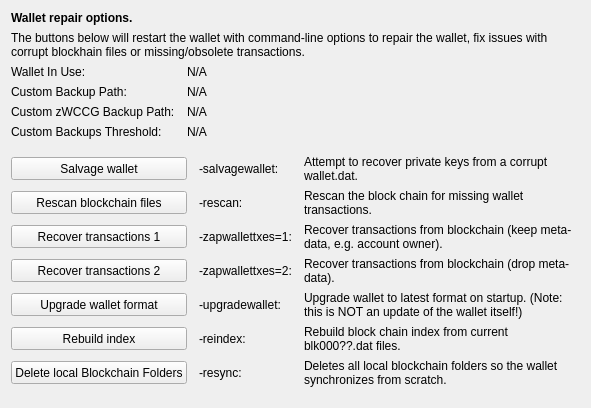
     <widget class="QWidget" name="tab_repair">
      <attribute name="title">
       <string>&amp;Wallet Repair</string>
      </attribute>
      <layout class="QGridLayout" name="gridLayout_4" columnstretch="0,0,0,0">
       <property name="horizontalSpacing">
        <number>12</number>
       </property>
       <item row="0" column="0" colspan="4">
        <widget class="QLabel" name="label_repair_header">
         <property name="font">
          <font>
           <weight>75</weight>
           <bold>true</bold>
          </font>
         </property>
         <property name="text">
          <string>Wallet repair options.</string>
         </property>
        </widget>
       </item>
       <item row="1" column="0" colspan="4">
        <widget class="QLabel" name="label_repair_helptext">
         <property name="font">
          <font>
           <weight>50</weight>
           <bold>false</bold>
          </font>
         </property>
         <property name="text">
          <string>The buttons below will restart the wallet with command-line options to repair the wallet, fix issues with corrupt blockhain files or missing/obsolete transactions.</string>
         </property>
         <property name="wordWrap">
          <bool>true</bool>
         </property>
        </widget>
       </item>
       <item row="2" column="0">
        <widget class="QLabel" name="wallet_path_label">
         <property name="text">
          <string>Wallet In Use:</string>
         </property>
        </widget>
       </item>
       <item row="2" column="1" colspan="3">
        <widget class="QLabel" name="wallet_path">
         <property name="cursor">
          <cursorShape>IBeamCursor</cursorShape>
         </property>
         <property name="text">
          <string>N/A</string>
         </property>
         <property name="textFormat">
          <enum>Qt::PlainText</enum>
         </property>
         <property name="textInteractionFlags">
          <set>Qt::LinksAccessibleByMouse|Qt::TextSelectableByKeyboard|Qt::TextSelectableByMouse</set>
         </property>
        </widget>
       </item>
       <item row="3" column="0">
        <widget class="QLabel" name="wallet_custombackuppath_label">
         <property name="visible">
          <bool>false</bool>
         </property>
         <property name="text">
          <string>Custom Backup Path:</string>
         </property>
        </widget>
       </item>
       <item row="3" column="1" colspan="3">
        <widget class="QLabel" name="wallet_custombackuppath">
         <property name="cursor">
          <cursorShape>IBeamCursor</cursorShape>
         </property>
         <property name="visible">
          <bool>false</bool>
         </property>
         <property name="text">
          <string>N/A</string>
         </property>
         <property name="textFormat">
          <enum>Qt::PlainText</enum>
         </property>
         <property name="textInteractionFlags">
          <set>Qt::LinksAccessibleByMouse|Qt::TextSelectableByKeyboard|Qt::TextSelectableByMouse</set>
         </property>
        </widget>
       </item>
       <item row="4" column="0">
        <widget class="QLabel" name="wallet_customzwccgbackuppath_label">
         <property name="visible">
          <bool>false</bool>
         </property>
         <property name="text">
          <string>Custom zWCCG Backup Path:</string>
         </property>
        </widget>
       </item>
       <item row="4" column="1" colspan="3">
        <widget class="QLabel" name="wallet_customzwccgbackuppath">
         <property name="cursor">
          <cursorShape>IBeamCursor</cursorShape>
         </property>
         <property name="visible">
          <bool>false</bool>
         </property>
         <property name="text">
          <string>N/A</string>
         </property>
         <property name="textFormat">
          <enum>Qt::PlainText</enum>
         </property>
         <property name="textInteractionFlags">
          <set>Qt::LinksAccessibleByMouse|Qt::TextSelectableByKeyboard|Qt::TextSelectableByMouse</set>
         </property>
        </widget>
       </item>
       <item row="5" column="0">
        <widget class="QLabel" name="wallet_custombackupthreshold_label">
         <property name="visible">
          <bool>false</bool>
         </property>
         <property name="text">
          <string>Custom Backups Threshold:</string>
         </property>
        </widget>
       </item>
       <item row="5" column="1" colspan="3">
        <widget class="QLabel" name="wallet_custombackupthreshold">
         <property name="cursor">
          <cursorShape>IBeamCursor</cursorShape>
         </property>
         <property name="visible">
          <bool>false</bool>
         </property>
         <property name="text">
          <string>N/A</string>
         </property>
         <property name="textFormat">
          <enum>Qt::PlainText</enum>
         </property>
         <property name="textInteractionFlags">
          <set>Qt::LinksAccessibleByMouse|Qt::TextSelectableByKeyboard|Qt::TextSelectableByMouse</set>
         </property>
        </widget>
       </item>
       <item row="6" column="0">
        <spacer name="verticalSpacer_repair1">
         <property name="orientation">
          <enum>Qt::Vertical</enum>
         </property>
         <property name="sizeHint" stdset="0">
          <size>
           <width>10</width>
           <height>10</height>
          </size>
         </property>
        </spacer>
       </item>
       <item row="7" column="0" colspan="2">
        <widget class="QPushButton" name="btn_salvagewallet">
         <property name="minimumSize">
          <size>
           <width>100</width>
           <height>23</height>
          </size>
         </property>
         <property name="text">
          <string>Salvage wallet</string>
         </property>
        </widget>
       </item>
       <item row="7" column="2">
        <widget class="QLabel" name="label_repair_salvage_command">
         <property name="text">
          <string notr="true">-salvagewallet:</string>
         </property>
        </widget>
       </item>
       <item row="7" column="3">
        <widget class="QLabel" name="label_repair_salvage">
         <property name="text">
          <string>Attempt to recover private keys from a corrupt wallet.dat.</string>
         </property>
         <property name="wordWrap">
          <bool>true</bool>
         </property>
        </widget>
       </item>
       <item row="8" column="0" colspan="2">
        <widget class="QPushButton" name="btn_rescan">
         <property name="minimumSize">
          <size>
           <width>100</width>
           <height>23</height>
          </size>
         </property>
         <property name="text">
          <string>Rescan blockchain files</string>
         </property>
        </widget>
       </item>
       <item row="8" column="2">
        <widget class="QLabel" name="label_repair_rescan_command">
         <property name="text">
          <string notr="true">-rescan:</string>
         </property>
        </widget>
       </item>
       <item row="8" column="3">
        <widget class="QLabel" name="label_repair_rescan">
         <property name="text">
          <string>Rescan the block chain for missing wallet transactions.</string>
         </property>
         <property name="wordWrap">
          <bool>true</bool>
         </property>
        </widget>
       </item>
       <item row="9" column="0" colspan="2">
        <widget class="QPushButton" name="btn_zapwallettxes1">
         <property name="minimumSize">
          <size>
           <width>100</width>
           <height>23</height>
          </size>
         </property>
         <property name="text">
          <string>Recover transactions 1</string>
         </property>
        </widget>
       </item>
       <item row="9" column="2">
        <widget class="QLabel" name="label_repair_zap1_command">
         <property name="text">
          <string notr="true">-zapwallettxes=1:</string>
         </property>
        </widget>
       </item>
       <item row="9" column="3">
        <widget class="QLabel" name="label_repair_zap1">
         <property name="text">
          <string>Recover transactions from blockchain (keep meta-data, e.g. account owner).</string>
         </property>
         <property name="wordWrap">
          <bool>true</bool>
         </property>
        </widget>
       </item>
       <item row="10" column="0" colspan="2">
        <widget class="QPushButton" name="btn_zapwallettxes2">
         <property name="minimumSize">
          <size>
           <width>100</width>
           <height>23</height>
          </size>
         </property>
         <property name="text">
          <string>Recover transactions 2</string>
         </property>
        </widget>
       </item>
       <item row="10" column="2">
        <widget class="QLabel" name="label_repair_zap2_command">
         <property name="text">
          <string notr="true">-zapwallettxes=2:</string>
         </property>
        </widget>
       </item>
       <item row="10" column="3">
        <widget class="QLabel" name="label_repair_zap2">
         <property name="text">
          <string>Recover transactions from blockchain (drop meta-data).</string>
         </property>
         <property name="wordWrap">
          <bool>true</bool>
         </property>
        </widget>
       </item>
       <item row="11" column="0" colspan="2">
        <widget class="QPushButton" name="btn_upgradewallet">
         <property name="minimumSize">
          <size>
           <width>100</width>
           <height>23</height>
          </size>
         </property>
         <property name="text">
          <string>Upgrade wallet format</string>
         </property>
        </widget>
       </item>
       <item row="11" column="2">
        <widget class="QLabel" name="label_repair_upgrade_command">
         <property name="text">
          <string notr="true">-upgradewallet:</string>
         </property>
        </widget>
       </item>
       <item row="11" column="3">
        <widget class="QLabel" name="label_repair_upgrade">
         <property name="text">
          <string>Upgrade wallet to latest format on startup. (Note: this is NOT an update of the wallet itself!)</string>
         </property>
         <property name="wordWrap">
          <bool>true</bool>
         </property>
        </widget>
       </item>
       <item row="12" column="0" colspan="2">
        <widget class="QPushButton" name="btn_reindex">
         <property name="minimumSize">
          <size>
           <width>100</width>
           <height>23</height>
          </size>
         </property>
         <property name="text">
          <string>Rebuild index</string>
         </property>
        </widget>
       </item>
       <item row="12" column="2">
        <widget class="QLabel" name="label_repair_reindex_command">
         <property name="text">
          <string notr="true">-reindex:</string>
         </property>
        </widget>
       </item>
       <item row="12" column="3">
        <widget class="QLabel" name="label_repair_reindex">
         <property name="text">
          <string>Rebuild block chain index from current blk000??.dat files.</string>
         </property>
         <property name="wordWrap">
          <bool>true</bool>
         </property>
        </widget>
       </item>
       <item row="13" column="0" colspan="2">
        <widget class="QPushButton" name="btn_resync">
         <property name="minimumSize">
          <size>
           <width>100</width>
           <height>23</height>
          </size>
         </property>
         <property name="text">
          <string>Delete local Blockchain Folders</string>
         </property>
        </widget>
       </item>
       <item row="13" column="2">
        <widget class="QLabel" name="label_repair_resync_command">
         <property name="text">
          <string>-resync:</string>
         </property>
        </widget>
       </item>
       <item row="13" column="3">
        <widget class="QLabel" name="label_repair_resync">
         <property name="text">
          <string>Deletes all local blockchain folders so the wallet synchronizes from scratch.</string>
         </property>
         <property name="wordWrap">
          <bool>true</bool>
         </property>
        </widget>
       </item>
       <item row="14" column="0">
        <spacer name="verticalSpacer_repair2">
         <property name="orientation">
          <enum>Qt::Vertical</enum>
         </property>
         <property name="sizeHint" stdset="0">
          <size>
           <width>20</width>
           <height>10</height>
          </size>
         </property>
        </spacer>
       </item>
      </layout>
     </widget>
